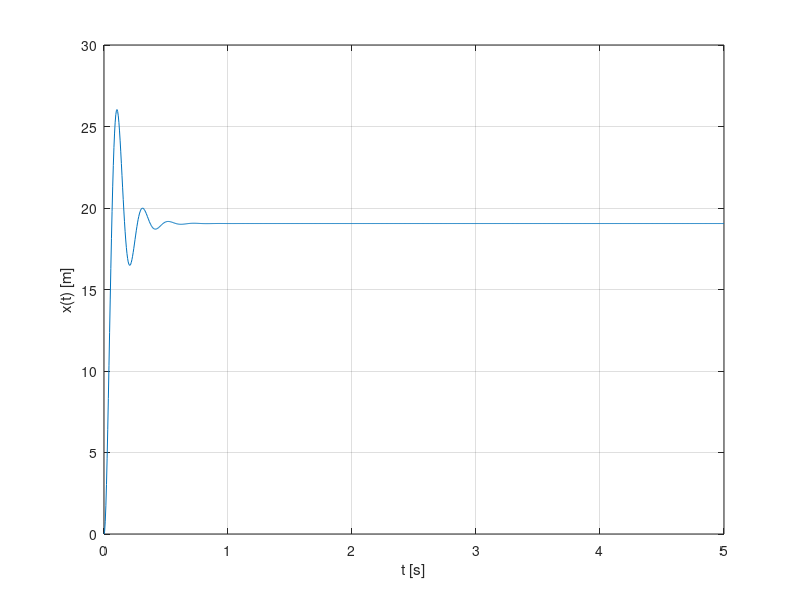

This figure's MATLAB source: (Note: this script raises an error after producing the figure.)
%ppark

clear all; clc;

% Constants
kt = 200;
J = 0.2;
km = 20;
Rm = 5;
Lm = .1;
Rl = 100;



% Create A, B, C, and D matrices.

A = [0 -1 0; kt/J 0 -km/J; 0 km/Lm -(Rm+Rl)/Lm];
B = [1; 0; 0];
C = [0 0 Rl];
D = [0];    
    
% Create state-space dynamic model in MATLAB
% This performs the inverse laplace transform and finds the output y(t)

sys_ss = ss(A,B,C,D);

% Create transfer functions
% We will not need to use the transfer function, ss does everything,
% but it is good to look at it to see how difficult life would be!

sys_tf = tf(sys_ss)

% Find poles

p=pole(sys_tf)

% Create a list of times at which to evaluate the outputs

time = linspace(0,5,1000);

% Evaluate the outputs using the 'impulse' function in MATLAB
% This means that MATLAB puts in u(s) = 1
% MATLAB assumes zero initial conditions.
% If the applied impulse has magnitude not equal to 1,
% we need to scale the impulse response by simply multiplying.



% Evaluate the outputs using the 'step' function in MATLAB
% This means that MATLAB puts in u(s) = 1/s,
% MATLAB assumes zero initial conditions.
% If the applied force has magnitude not equal to 1,
% we need to scale the step response by simply multiplying.

y1 = 1*step(sys_ss,time);

% Plot the two outputs

plot(time,y1(:,1)); hold all;
grid on
xlabel('t [s]'); ylabel('x(t) [m]');
legend('step','Location','E');
